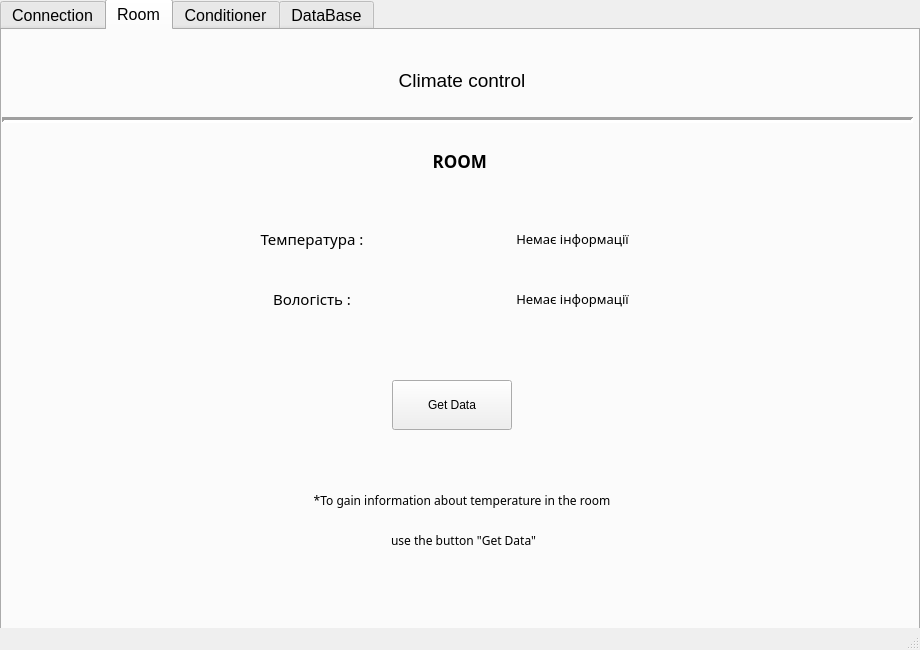
<?xml version="1.0" encoding="UTF-8"?>
<ui version="4.0">
 <class>MainWindow</class>
 <widget class="QMainWindow" name="MainWindow">
  <property name="geometry">
   <rect>
    <x>0</x>
    <y>0</y>
    <width>920</width>
    <height>650</height>
   </rect>
  </property>
  <property name="windowTitle">
   <string>MainWindow</string>
  </property>
  <widget class="QWidget" name="centralwidget">
   <widget class="QTabWidget" name="tabWidget">
    <property name="geometry">
     <rect>
      <x>0</x>
      <y>-1</y>
      <width>920</width>
      <height>650</height>
     </rect>
    </property>
    <property name="font">
     <font>
      <pointsize>12</pointsize>
     </font>
    </property>
    <property name="cursor">
     <cursorShape>ArrowCursor</cursorShape>
    </property>
    <property name="currentIndex">
     <number>1</number>
    </property>
    <widget class="QWidget" name="tab">
     <attribute name="title">
      <string>Connection</string>
     </attribute>
     <widget class="QLabel" name="label">
      <property name="geometry">
       <rect>
        <x>0</x>
        <y>30</y>
        <width>920</width>
        <height>40</height>
       </rect>
      </property>
      <property name="sizePolicy">
       <sizepolicy hsizetype="Preferred" vsizetype="Preferred">
        <horstretch>0</horstretch>
        <verstretch>0</verstretch>
       </sizepolicy>
      </property>
      <property name="font">
       <font>
        <pointsize>14</pointsize>
       </font>
      </property>
      <property name="text">
       <string>COM-port</string>
      </property>
      <property name="alignment">
       <set>Qt::AlignCenter</set>
      </property>
     </widget>
     <widget class="QLabel" name="label_2">
      <property name="geometry">
       <rect>
        <x>0</x>
        <y>160</y>
        <width>920</width>
        <height>70</height>
       </rect>
      </property>
      <property name="font">
       <font>
        <family>SimSun-ExtB</family>
        <pointsize>12</pointsize>
        <weight>75</weight>
        <bold>true</bold>
       </font>
      </property>
      <property name="text">
       <string>Select virtual comport connection :</string>
      </property>
      <property name="alignment">
       <set>Qt::AlignCenter</set>
      </property>
     </widget>
     <widget class="QComboBox" name="comComboBox">
      <property name="geometry">
       <rect>
        <x>390</x>
        <y>310</y>
        <width>130</width>
        <height>50</height>
       </rect>
      </property>
      <property name="font">
       <font>
        <pointsize>10</pointsize>
       </font>
      </property>
      <property name="layoutDirection">
       <enum>Qt::LeftToRight</enum>
      </property>
      <property name="iconSize">
       <size>
        <width>14</width>
        <height>14</height>
       </size>
      </property>
     </widget>
     <widget class="Line" name="line_3">
      <property name="geometry">
       <rect>
        <x>0</x>
        <y>80</y>
        <width>911</width>
        <height>20</height>
       </rect>
      </property>
      <property name="font">
       <font>
        <pointsize>1</pointsize>
       </font>
      </property>
      <property name="lineWidth">
       <number>3</number>
      </property>
      <property name="orientation">
       <enum>Qt::Horizontal</enum>
      </property>
     </widget>
    </widget>
    <widget class="QWidget" name="tab_2">
     <attribute name="title">
      <string>Room</string>
     </attribute>
     <widget class="QLabel" name="label_3">
      <property name="geometry">
       <rect>
        <x>0</x>
        <y>30</y>
        <width>920</width>
        <height>41</height>
       </rect>
      </property>
      <property name="sizePolicy">
       <sizepolicy hsizetype="Preferred" vsizetype="Preferred">
        <horstretch>0</horstretch>
        <verstretch>0</verstretch>
       </sizepolicy>
      </property>
      <property name="font">
       <font>
        <pointsize>14</pointsize>
       </font>
      </property>
      <property name="autoFillBackground">
       <bool>false</bool>
      </property>
      <property name="text">
       <string>Climate control</string>
      </property>
      <property name="alignment">
       <set>Qt::AlignCenter</set>
      </property>
     </widget>
     <widget class="Line" name="line">
      <property name="geometry">
       <rect>
        <x>0</x>
        <y>80</y>
        <width>911</width>
        <height>20</height>
       </rect>
      </property>
      <property name="lineWidth">
       <number>3</number>
      </property>
      <property name="orientation">
       <enum>Qt::Horizontal</enum>
      </property>
     </widget>
     <widget class="QLabel" name="label_4">
      <property name="geometry">
       <rect>
        <x>0</x>
        <y>110</y>
        <width>920</width>
        <height>41</height>
       </rect>
      </property>
      <property name="font">
       <font>
        <family>SimSun-ExtB</family>
        <pointsize>13</pointsize>
        <weight>75</weight>
        <bold>true</bold>
       </font>
      </property>
      <property name="lineWidth">
       <number>1</number>
      </property>
      <property name="text">
       <string>ROOM </string>
      </property>
      <property name="alignment">
       <set>Qt::AlignCenter</set>
      </property>
     </widget>
     <widget class="QLabel" name="dispTemp">
      <property name="geometry">
       <rect>
        <x>430</x>
        <y>190</y>
        <width>281</width>
        <height>38</height>
       </rect>
      </property>
      <property name="font">
       <font>
        <family>SimSun-ExtB</family>
        <pointsize>10</pointsize>
       </font>
      </property>
      <property name="text">
       <string>Немає інформації</string>
      </property>
      <property name="alignment">
       <set>Qt::AlignCenter</set>
      </property>
     </widget>
     <widget class="QPushButton" name="getTemperature1">
      <property name="geometry">
       <rect>
        <x>390</x>
        <y>350</y>
        <width>120</width>
        <height>50</height>
       </rect>
      </property>
      <property name="font">
       <font>
        <pointsize>9</pointsize>
       </font>
      </property>
      <property name="text">
       <string>Get Data</string>
      </property>
     </widget>
     <widget class="QLabel" name="label_5">
      <property name="geometry">
       <rect>
        <x>180</x>
        <y>190</y>
        <width>260</width>
        <height>38</height>
       </rect>
      </property>
      <property name="font">
       <font>
        <family>SimSun-ExtB</family>
        <pointsize>11</pointsize>
       </font>
      </property>
      <property name="text">
       <string>Температура :</string>
      </property>
      <property name="alignment">
       <set>Qt::AlignCenter</set>
      </property>
     </widget>
     <widget class="QLabel" name="label_6">
      <property name="geometry">
       <rect>
        <x>0</x>
        <y>430</y>
        <width>920</width>
        <height>80</height>
       </rect>
      </property>
      <property name="font">
       <font>
        <family>SimSun-ExtB</family>
        <pointsize>9</pointsize>
       </font>
      </property>
      <property name="text">
       <string>*To gain information about temperature in the room</string>
      </property>
      <property name="alignment">
       <set>Qt::AlignCenter</set>
      </property>
     </widget>
     <widget class="QLabel" name="label_8">
      <property name="geometry">
       <rect>
        <x>180</x>
        <y>250</y>
        <width>260</width>
        <height>38</height>
       </rect>
      </property>
      <property name="font">
       <font>
        <family>SimSun-ExtB</family>
        <pointsize>11</pointsize>
       </font>
      </property>
      <property name="text">
       <string>Вологість :</string>
      </property>
      <property name="alignment">
       <set>Qt::AlignCenter</set>
      </property>
     </widget>
     <widget class="QLabel" name="dispHum">
      <property name="geometry">
       <rect>
        <x>430</x>
        <y>250</y>
        <width>281</width>
        <height>38</height>
       </rect>
      </property>
      <property name="font">
       <font>
        <family>SimSun-ExtB</family>
        <pointsize>10</pointsize>
       </font>
      </property>
      <property name="text">
       <string>Немає інформації</string>
      </property>
      <property name="alignment">
       <set>Qt::AlignCenter</set>
      </property>
     </widget>
     <widget class="QLabel" name="label_9">
      <property name="geometry">
       <rect>
        <x>0</x>
        <y>490</y>
        <width>920</width>
        <height>40</height>
       </rect>
      </property>
      <property name="font">
       <font>
        <family>SimSun-ExtB</family>
        <pointsize>9</pointsize>
       </font>
      </property>
      <property name="text">
       <string> use the button &quot;Get Data&quot;</string>
      </property>
      <property name="alignment">
       <set>Qt::AlignCenter</set>
      </property>
     </widget>
    </widget>
    <widget class="QWidget" name="tab_3">
     <attribute name="title">
      <string>Conditioner</string>
     </attribute>
     <widget class="Line" name="line_2">
      <property name="geometry">
       <rect>
        <x>0</x>
        <y>80</y>
        <width>911</width>
        <height>20</height>
       </rect>
      </property>
      <property name="lineWidth">
       <number>3</number>
      </property>
      <property name="orientation">
       <enum>Qt::Horizontal</enum>
      </property>
     </widget>
     <widget class="QPushButton" name="startAir">
      <property name="geometry">
       <rect>
        <x>150</x>
        <y>240</y>
        <width>120</width>
        <height>50</height>
       </rect>
      </property>
      <property name="font">
       <font>
        <pointsize>10</pointsize>
       </font>
      </property>
      <property name="text">
       <string>Start</string>
      </property>
     </widget>
     <widget class="QPushButton" name="StopAir">
      <property name="geometry">
       <rect>
        <x>640</x>
        <y>240</y>
        <width>120</width>
        <height>50</height>
       </rect>
      </property>
      <property name="font">
       <font>
        <pointsize>10</pointsize>
       </font>
      </property>
      <property name="text">
       <string>Stop</string>
      </property>
     </widget>
     <widget class="QLabel" name="label_7">
      <property name="geometry">
       <rect>
        <x>0</x>
        <y>100</y>
        <width>920</width>
        <height>111</height>
       </rect>
      </property>
      <property name="font">
       <font>
        <family>SimSun-ExtB</family>
        <pointsize>11</pointsize>
        <weight>75</weight>
        <italic>false</italic>
        <bold>true</bold>
       </font>
      </property>
      <property name="text">
       <string>For Air Conditioner use buttoms below</string>
      </property>
      <property name="alignment">
       <set>Qt::AlignCenter</set>
      </property>
     </widget>
     <widget class="QLabel" name="label_12">
      <property name="geometry">
       <rect>
        <x>0</x>
        <y>30</y>
        <width>920</width>
        <height>40</height>
       </rect>
      </property>
      <property name="font">
       <font>
        <family>MS Shell Dlg 2</family>
        <pointsize>14</pointsize>
        <weight>50</weight>
        <italic>false</italic>
        <bold>false</bold>
       </font>
      </property>
      <property name="text">
       <string>Air Conditioner</string>
      </property>
      <property name="alignment">
       <set>Qt::AlignCenter</set>
      </property>
     </widget>
     <widget class="QLabel" name="label_14">
      <property name="geometry">
       <rect>
        <x>0</x>
        <y>360</y>
        <width>920</width>
        <height>50</height>
       </rect>
      </property>
      <property name="font">
       <font>
        <family>SimSun-ExtB</family>
        <pointsize>12</pointsize>
       </font>
      </property>
      <property name="text">
       <string>Conditioner not working</string>
      </property>
      <property name="alignment">
       <set>Qt::AlignCenter</set>
      </property>
     </widget>
    </widget>
    <widget class="QWidget" name="tab_4">
     <attribute name="title">
      <string>DataBase</string>
     </attribute>
     <widget class="QLabel" name="label_10">
      <property name="geometry">
       <rect>
        <x>180</x>
        <y>250</y>
        <width>260</width>
        <height>38</height>
       </rect>
      </property>
      <property name="font">
       <font>
        <family>SimSun-ExtB</family>
        <pointsize>11</pointsize>
       </font>
      </property>
      <property name="text">
       <string>Вологість :</string>
      </property>
      <property name="alignment">
       <set>Qt::AlignCenter</set>
      </property>
     </widget>
     <widget class="QLabel" name="dispHum_2">
      <property name="geometry">
       <rect>
        <x>430</x>
        <y>250</y>
        <width>280</width>
        <height>38</height>
       </rect>
      </property>
      <property name="font">
       <font>
        <family>SimSun-ExtB</family>
        <pointsize>10</pointsize>
       </font>
      </property>
      <property name="text">
       <string>Немає інформації</string>
      </property>
      <property name="alignment">
       <set>Qt::AlignCenter</set>
      </property>
     </widget>
     <widget class="QLabel" name="label_11">
      <property name="geometry">
       <rect>
        <x>180</x>
        <y>190</y>
        <width>260</width>
        <height>38</height>
       </rect>
      </property>
      <property name="font">
       <font>
        <family>SimSun-ExtB</family>
        <pointsize>11</pointsize>
       </font>
      </property>
      <property name="text">
       <string>Температура :</string>
      </property>
      <property name="alignment">
       <set>Qt::AlignCenter</set>
      </property>
     </widget>
     <widget class="QLabel" name="dispTemp_2">
      <property name="geometry">
       <rect>
        <x>430</x>
        <y>190</y>
        <width>280</width>
        <height>38</height>
       </rect>
      </property>
      <property name="font">
       <font>
        <family>SimSun-ExtB</family>
        <pointsize>10</pointsize>
       </font>
      </property>
      <property name="text">
       <string>Немає інформації</string>
      </property>
      <property name="alignment">
       <set>Qt::AlignCenter</set>
      </property>
     </widget>
     <widget class="Line" name="line_4">
      <property name="geometry">
       <rect>
        <x>0</x>
        <y>80</y>
        <width>911</width>
        <height>20</height>
       </rect>
      </property>
      <property name="lineWidth">
       <number>3</number>
      </property>
      <property name="orientation">
       <enum>Qt::Horizontal</enum>
      </property>
     </widget>
     <widget class="QLabel" name="label_13">
      <property name="geometry">
       <rect>
        <x>0</x>
        <y>30</y>
        <width>920</width>
        <height>41</height>
       </rect>
      </property>
      <property name="font">
       <font>
        <family>MS Shell Dlg 2</family>
        <pointsize>14</pointsize>
        <weight>50</weight>
        <italic>false</italic>
        <bold>false</bold>
       </font>
      </property>
      <property name="text">
       <string>DataBase</string>
      </property>
      <property name="alignment">
       <set>Qt::AlignCenter</set>
      </property>
     </widget>
     <widget class="QPushButton" name="saveData">
      <property name="geometry">
       <rect>
        <x>390</x>
        <y>360</y>
        <width>120</width>
        <height>50</height>
       </rect>
      </property>
      <property name="font">
       <font>
        <pointsize>10</pointsize>
       </font>
      </property>
      <property name="text">
       <string>Save</string>
      </property>
     </widget>
     <widget class="QLabel" name="label_15">
      <property name="geometry">
       <rect>
        <x>-10</x>
        <y>470</y>
        <width>915</width>
        <height>40</height>
       </rect>
      </property>
      <property name="font">
       <font>
        <family>SimSun-ExtB</family>
        <pointsize>10</pointsize>
       </font>
      </property>
      <property name="text">
       <string>Use button &quot;Save&quot; to save data into DataBase</string>
      </property>
      <property name="alignment">
       <set>Qt::AlignCenter</set>
      </property>
     </widget>
    </widget>
   </widget>
  </widget>
  <widget class="QMenuBar" name="menubar">
   <property name="geometry">
    <rect>
     <x>0</x>
     <y>0</y>
     <width>920</width>
     <height>22</height>
    </rect>
   </property>
  </widget>
  <widget class="QStatusBar" name="statusbar"/>
 </widget>
 <resources/>
 <connections/>
</ui>
